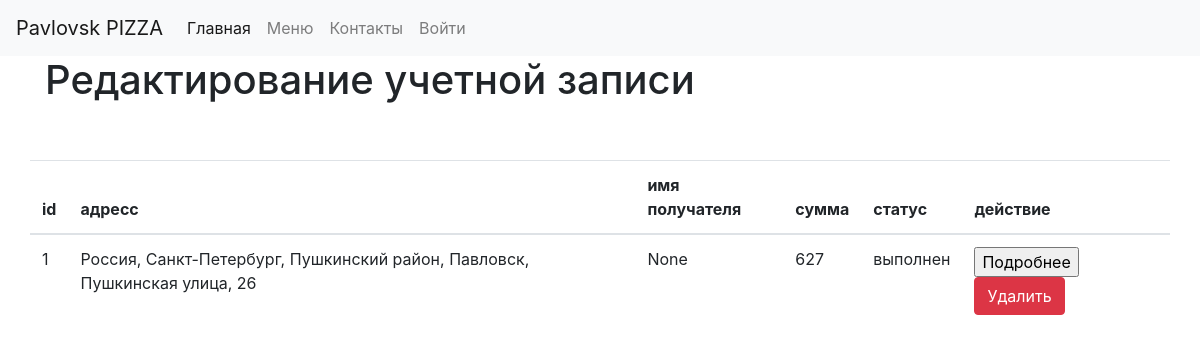
The page /orders on the database its author committed.
### app.py (models this page shows)
class Order(db.Model):
    id = db.Column(db.Integer, primary_key=True)
    address = db.Column(db.String)
    comment = db.Column(db.Text)
    email = db.Column(db.Text)
    phone = db.Column(db.Text)
    name = db.Column(db.Text)
    status = db.Column(db.Text)
    total = db.Column(db.Integer)

### app.py (the view)
@app.route('/orders', methods=['GET', 'POST'])
def orderd():
    orders = Order.query.all()
    return render_template("orders.html", data=orders)

### app.py (called while the page is built)
@app.context_processor
def inject_user():
    return dict(basket_count=basket_count)

### templates/orders.html (shortened to what this page needs)
{% extends 'base.html' %}
{% block content %}
    <h1>Редактирование учетной записи</h1>
    <br>
    <div class="row row-cols-1 row-cols-md-1 mb-1 text-left">
        <br>
        <table class="table">
            <thead>
            <th>id</th> <th>адресс</th><th>имя получателя</th> <th>сумма</th> <th>статус</th> <th>действие</th>
            </thead>
            <tbody>
                {% for el in data %}
                    <div>
                        <samp>
                            <form action="/order" method="post">
                            <tr><td>{{el.id}} </td><td>{{el.address}}</td><td>{{el.name}}</td><td>{{el.total}}</td><td>{{el.status}}</td><td><input type="submit"  name="open" value="Подробнее"> <input type="submit" class="btn btn-danger" name="btn" value="Удалить"><input type="text" name="id" id="id" value="{{el.id}}" size="5" hidden="hidden"></td></tr>
                            </form>
                         </samp>
                    </div>
                {% endfor %}
            </tbody>
        </table>
    </div>
{% endblock %}

### rows shown on the page
Order: id "1", address "Россия, Санкт-Петербург, Пушкинский район, Павловск, Пушкинская улица, 26", name "None", total "627", status "выполнен"
